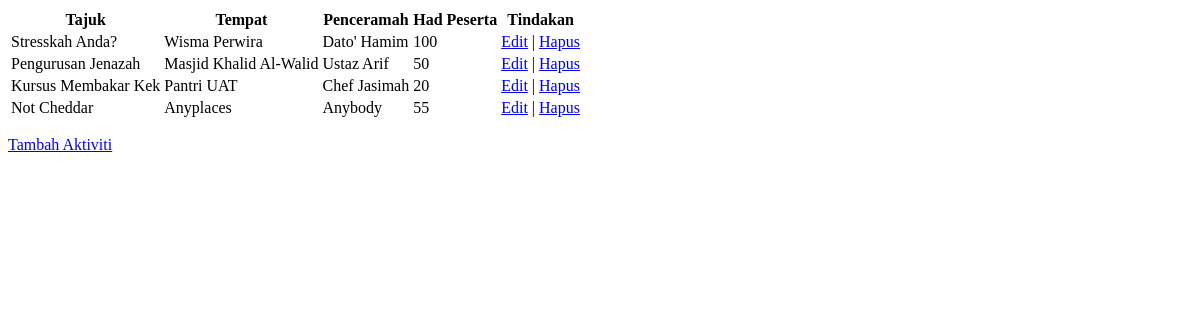
The app's page /penganjur/, older data.
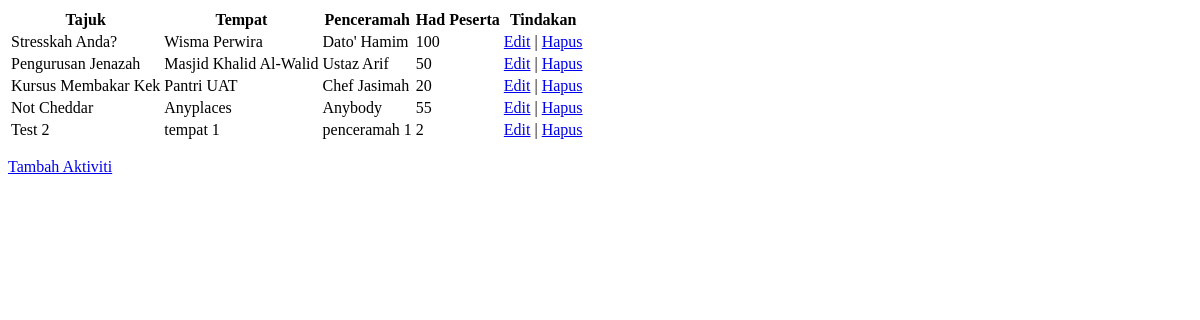
The same page, newer data.
### penganjur/models.py (models this page shows, shortened)
class Aktiviti(models.Model):
	tajuk = models.CharField('Tajuk',blank=False,null=False,max_length=300)
	tempat = models.CharField('Tempat',blank=True,null=True,max_length=300)
	penceramah = models.CharField('Penceramah',blank=True,null=True,max_length=300)
	hadpeserta = models.IntegerField('Had Peserta',blank=True,null=True)

### penganjur/views.py (the view)
# urls.py: 2. Add a URL to urlpatterns:  path('', views.home, name='home')
def home(request):
	a = Aktiviti.objects.all()
	return render(request,'penganjur/home.html',{'aktiviti' : a})

### templates/penganjur/home.html
<table>
	<tr>
		<th>Tajuk</th>
		<th>Tempat</th>
		<th>Penceramah</th>
		<th>Had Peserta</th>
		<th>Tindakan</th>
	</tr>
	{% for a in aktiviti %}
	<tr>
		<td>{{ a.tajuk }}</td>
		<td>{{ a.tempat }}</td>
		<td>{{ a.penceramah }}</td>
		<td>{{ a.hadpeserta }}</td>
		<td><a href="{% url 'edit_aktiviti' a.pk %}">Edit</a> | <a href="{% url 'delete_aktiviti' a.pk %}">Hapus</a></td>
	</tr>
	{% endfor %}
</table>
<p>
	<a href="{%url 'add_aktiviti' %}">Tambah Aktiviti</a>
</p>

Row changes from the older to the newer data that the page shows:
added Aktiviti: tajuk "Test 2", tempat "tempat 1", penceramah "penceramah 1", hadpeserta "2"
